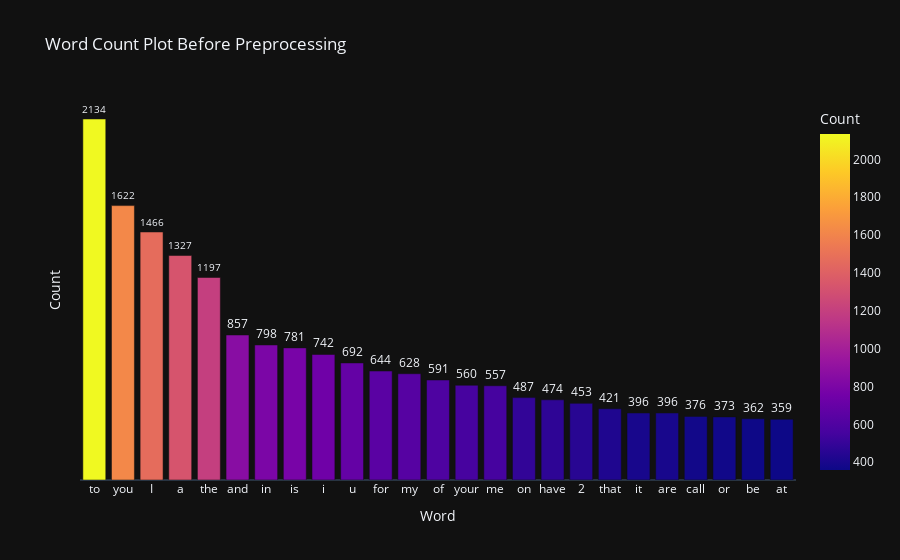

Source (notebook cell):
### Code cell
word_count_plot(df["SMS"], "Word Count Plot Before Preprocessing")

### Figure 1 — Plotly figure (JSON) as saved in the notebook; plotly's stock layout.template omitted (floating-point values rounded to 4 significant figures)
{"data": [{"alignmentgroup": "True", "cliponaxis": false, "hovertemplate": "Word=%{x}<br>Count=%{marker.color}<extra></extra>", "legendgroup": "", "marker": {"color": [2134, 1622, 1466, 1327, 1197, 857, 798, 781, 742, 692, 644, 628, 591, 560, 557, 487, 474, 453, 421, 396, 396, 376, 373, 362, 359], "coloraxis": "coloraxis", "pattern": {"shape": ""}}, "name": "", "offsetgroup": "", "orientation": "v", "showlegend": false, "textangle": 0, "textfont": {"size": 12}, "textposition": "outside", "texttemplate": "%{y:}", "type": "bar", "x": ["to", "you", "I", "a", "the", "and", "in", "is", "i", "u", "for", "my", "of", "your", "me", "on", "have", "2", "that", "it", "are", "call", "or", "be", "at"], "xaxis": "x", "y": [2134, 1622, 1466, 1327, 1197, 857, 798, 781, 742, 692, 644, 628, 591, 560, 557, 487, 474, 453, 421, 396, 396, 376, 373, 362, 359], "yaxis": "y"}], "layout": {"barmode": "relative", "coloraxis": {"colorbar": {"title": {"text": "Count"}}, "colorscale": [[0, "#0d0887"], [0.1111, "#46039f"], [0.2222, "#7201a8"], [0.3333, "#9c179e"], [0.4444, "#bd3786"], [0.5556, "#d8576b"], [0.6667, "#ed7953"], [0.7778, "#fb9f3a"], [0.8889, "#fdca26"], [1, "#f0f921"]]}, "legend": {"tracegroupgap": 0}, "title": {"text": "Word Count Plot Before Preprocessing"}, "xaxis": {"anchor": "y", "domain": [0, 1], "showgrid": false, "title": {"text": "Word"}}, "yaxis": {"anchor": "x", "domain": [0, 1], "showgrid": false, "showticklabels": false, "title": {"text": "Count"}}}}
